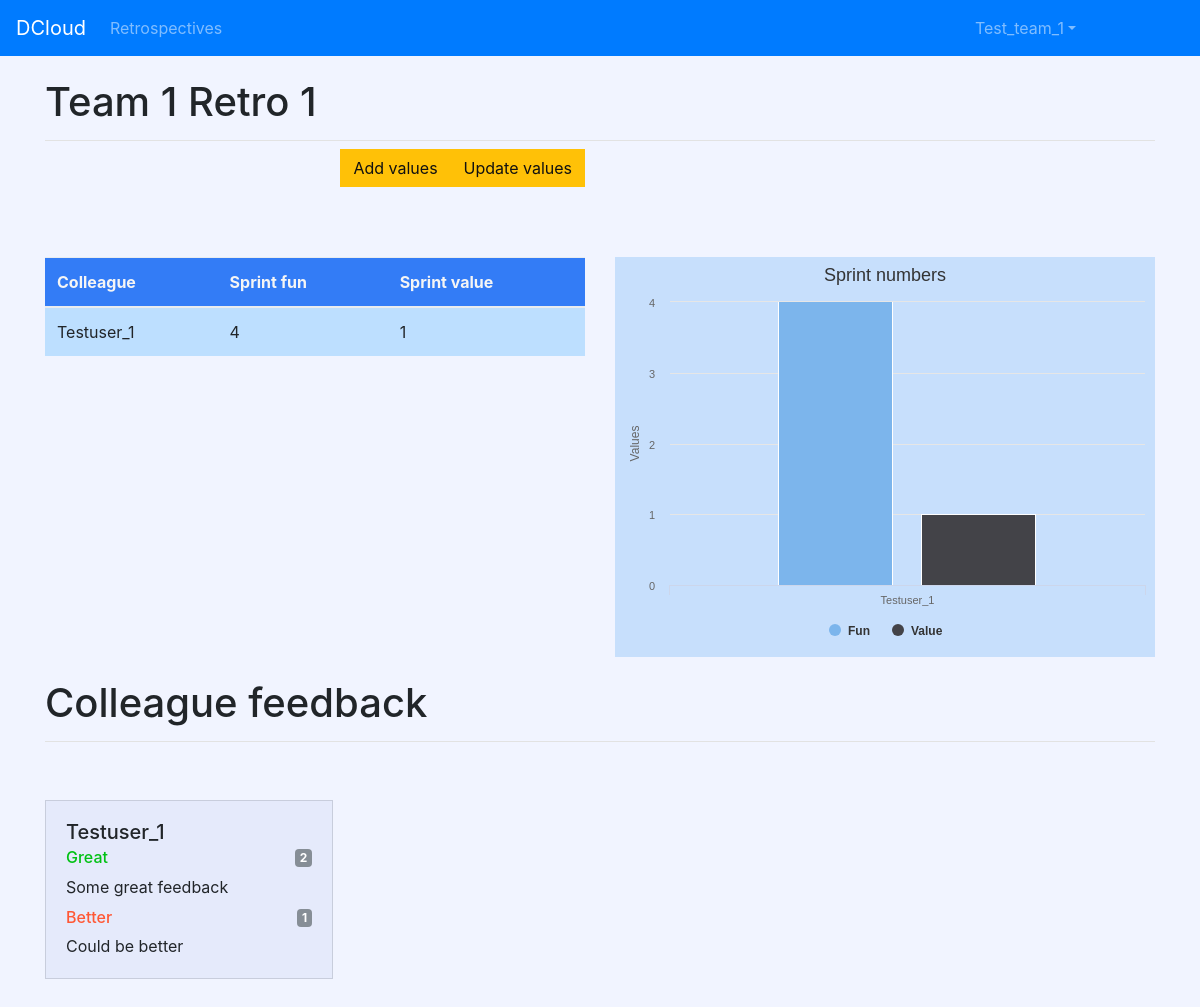
Page /retrospectives/sprint-1/ (signed in) on the committed database.
### retrospectives/models.py (models this page shows, shortened)
class Retrospective(models.Model):
    team = models.ForeignKey(Team, on_delete=models.CASCADE)
    sprint_number = models.PositiveSmallIntegerField()
    slug = models.SlugField(blank=True)
    sprint_name = models.CharField(max_length=256)
    class Meta:
        unique_together = ('team', 'sprint_number',)
    def __str__(self):
        return str(self.sprint_number)

class RetrospectiveNumber(models.Model):
    sprint_number = models.ForeignKey(Retrospective, on_delete=models.CASCADE)
    team = models.ForeignKey(Team, on_delete=models.CASCADE)
    user = models.ForeignKey(AgileUser, on_delete=models.CASCADE)
    fun = models.PositiveSmallIntegerField()
    value = models.PositiveSmallIntegerField()
    great = models.CharField(max_length=512, blank=True, null=True)
    better = models.CharField(max_length=512, blank=True, null=True)

class RetrospectiveUserFeedback(models.Model):
    agile_user = models.ForeignKey(AgileUser, on_delete=models.CASCADE)
    retrospective_number = models.ForeignKey(RetrospectiveNumber, on_delete=models.CASCADE, related_name='feedback')
    text = models.CharField(max_length=512, blank=True, null=True)
    type = models.CharField(max_length=16, choices=FEEDBACK_TYPES)
    votes = models.PositiveSmallIntegerField(default=1)

### accounts/models.py (models this page shows)
class AgileUser(models.Model):
    user = models.OneToOneField(User, on_delete=models.CASCADE, related_name='agile_user')
    team = models.ForeignKey(Team, on_delete=models.CASCADE)
    chart_type = models.CharField(max_length=16, default='column', choices=CHART_CHOICES)
    def __str__(self):
        return self.user.username

### retrospectives/views.py (the view)
# urls.py: path('<slug:slug>/', views.RetrospectiveDetailsView.as_view(), name='details'),
class RetrospectiveDetailsView(LoginRequiredMixin, TemplateView):
    template_name = 'retrospectives/details.html'
    def __init__(self):
        self.slug = None
        self.team = None
        self.agile_user = None
        self.user = None
        self.sprint = None
        self.sprint_number = None
        self.retrospective_numbers = None
        self.details = None
        super(RetrospectiveDetailsView, self).__init__()
    def dispatch(self, request, *args, **kwargs):
        self.user = self.request.user
        self.agile_user = AgileUser.objects.get(user=self.user)
        self.team = get_team(self.request.user)
        self.slug = self.kwargs['slug']
        try:
            self.sprint_number = Retrospective.objects.get(slug=self.slug, team=self.team)
        except Retrospective.DoesNotExist:
            messages.error(request, 'The sprint you wanted to goto does not exist.')
            return HttpResponseRedirect(reverse('retrospectives:index'))
        self.details = RetrospectiveNumber.objects.filter(team=self.team, sprint_number=self.sprint_number)
        self.retrospective_numbers = RetrospectiveNumber.objects.filter(team=self.team,
                                                                        sprint_number=self.sprint_number)
        if not self.retrospective_numbers:
            return HttpResponseRedirect(reverse('retrospectives:add_values', kwargs={'slug': self.slug}))
        return super(RetrospectiveDetailsView, self).dispatch(request, *args, **kwargs)
    def get_context_data(self, **kwargs):
        users = {}
        for user in self.retrospective_numbers:
            users[user.user] = user.user
        feedback_obj = []
        for user in users:
            user_feedback_list = []
            user_feedback = RetrospectiveUserFeedback.objects.filter(agile_user__team=self.team,
                                                                     agile_user=user,
                                                                     retrospective_number__sprint_number=self.sprint_number).order_by(
                '-votes')
            for feedback in user_feedback:
                user_feedback_list.append(
                    {'type': feedback.type, 'text': feedback.text, 'votes': feedback.votes, 'pk': feedback.pk,
                     'slug': self.slug}
                )
            feedback_obj.append({'user': user.user.username, 'feedback': user_feedback_list})
        graph_data = {}
        graph_values = []
        for retro in self.details:
            graph_values.append(
                {
                    'user': retro.user.user.username,
                    'fun': retro.fun,
                    'value': retro.value,
                },
            )
        graph_data['graph_values'] = graph_values
        graph_data['chart_type'] = self.agile_user.chart_type
        return {
            'details': self.details, 'slug': self.slug, 'feedback_pk': self.sprint_number, 'graph_data': graph_data,
            'page_tile': 'Retrospective details ', 'sprint_name': self.sprint_number.sprint_name,
            'feedback_obj': feedback_obj
        }

### retrospectives/views.py (called while the page is built)
def get_team(user):
    agile_user = AgileUser.objects.get(user=user)
    return agile_user.team

### retrospectives/templates/retrospectives/details.html
{% extends 'retrospectives/layout.html' %}
{% block retrospectives_content %}
    <div class="row">
        <div class="col-md-6">
            {% if not details %}
                <button class="btn btn-primary float-right"
                        onclick='location.href ="{% url 'retrospectives:add_values' slug %}"'>Add
                    retrospective values
                </button>
            {% else %}
                <button class="btn btn-warning float-right"
                        onclick='location.href ="{% url 'retrospectives:update_values' feedback_pk %}"'>Update values
                </button>
                <button class="btn btn-warning float-right"
                        onclick='location.href ="{% url 'retrospectives:feedback' feedback_pk %}"'>Add values
                </button>
            {% endif %}
        </div>
    </div>
    <div class="row details-content">
        <div class="col-md-6">
            <table class="table table-hover retro-details">
                <thead>
                <tr>
                    <th scope="col">Colleague</th>
                    <th scope="col">Sprint fun</th>
                    <th scope="col">Sprint value</th>
                </tr>
                </thead>
                <tbody>
                {% for values in details %}
                    <tr>
                        <td>{{ values.user|capfirst }}</td>
                        <td>{{ values.fun }}</td>
                        <td>{{ values.value }}</td>
                    </tr>
                {% endfor %}
                </tbody>
            </table>
        </div>
        <div class="col-md-6">
            {% include 'retrospectives/partials/details_chart.html' %}
        </div>
    </div>
    <div class="pb-2 mt-4 mb-2 border-bottom page-header">
        <h1>Colleague feedback</h1>
    </div>
    <div class="row user-values">
        {% for user_feedback in feedback_obj %}
            <div class="col-md">
                <div class="card" style="width: 18rem;">
                    <div class="card-body">
                        <h5 class="card-title">{{ user_feedback.user|capfirst }}</h5>
                        {% for feedback in user_feedback.feedback %}
                            {% if feedback.type == 'great' %}
                                <h6 class="card-subtitle great mb-2 text-muted">Great
                                    <span
                                            class="badge votes badge-secondary float-right"
                                            onclick='location.href ="{% url 'retrospectives:vote' feedback.pk slug%}"'>
                                        {{ feedback.votes }}
                                    </span>
                                </h6>
                                <p class="card-text">{{ feedback.text }}</p>
                            {% endif %}
                            {% if feedback.type == 'better' %}
                                <h6 class="card-subtitle better mb-2 text-muted">Better
                                    <span
                                            class="badge votes badge-secondary float-right"
                                            onclick='location.href ="{% url 'retrospectives:vote' feedback.pk slug%}"'>
                                        {{ feedback.votes }}
                                    </span>
                                </h6>
                                <p class="card-text">{{ feedback.text }}</p>
                            {% endif %}
                        {% endfor %}
                    </div>
                </div>
            </div>
        {% endfor %}
    </div>
{% endblock %}

### retrospectives/templates/retrospectives/layout.html
{% extends 'main/layout.html' %}
{% block content %}
    <div class="pb-2 mt-4 mb-2 border-bottom page-header">
        <h1>{{ sprint_name }} <small></small></h1>
    </div>
    {% block retrospectives_content %}
    {% endblock %}
{% endblock %}

### main/templates/main/layout.html (shortened to what this page needs)
{% load staticfiles %}
<!DOCTYPE html>
<html lang="en">
<head>
    <link rel="stylesheet" href="{{ STATIC_URL }}bootstrap4/css/bootstrap.min.css">
    <link rel="stylesheet" href="{{ STATIC_URL }}css/index.css">
</head>
<body>
{% include 'main/navbar.html' %}
<div class="container">
    {% block content %}
    {% endblock %}
</div>
</body>
</html>

### main/templates/main/navbar.html (shortened to what this page needs)
<nav class="navbar navbar-expand-lg navbar-dark bg-primary">
    <a class="navbar-brand" href="{% url 'retrospectives:index' %}">DCloud {% if team %}{{ team }}{% endif %}</a>
    <div class="collapse navbar-collapse" id="navbarSupportedContent">
        <ul class="navbar-nav mr-auto">
            <li class="nav-item">
                <a class="nav-link {{ retrospectives_nav }}" href="{% url 'retrospectives:index' %}">Retrospectives</a>
            </li>
        </ul>
        <ul class="navbar-nav mr-right login">
            <li class="nav-item login-item">
                {% if request.user.is_authenticated %}
                    <li class="nav-item dropdown">
                    <a class="nav-link dropdown-toggle" data-toggle="dropdown" href="#" role="button"
                       aria-haspopup="true" aria-expanded="false">{{ user|capfirst }}</a>
                {% else %}
                    <a class="nav-link {{ login_nav }}" href={% url 'accounts:login' %}>Login</a>
                {% endif %}
                </li>
        </ul>
    </div>
</nav>

### retrospectives/templates/retrospectives/partials/details_chart.html (shortened to what this page needs)
<div id="container"></div>

### main/static/css/index.css (style rules this page uses)
.retro-details tr, .retro-details td, .retro-details th { background-color: rgba(53, 170, 255, 0.15); }
.retro-details thead th { background-color: #337cf6; color: whitesmoke; }
.details-content { margin-top: 50px; }
.user-values .card { margin-top: 50px; background-color: #e5eafb; border-radius: 0; }
.user-values .card .card-subtitle.great { color: #00c113 !important; }
.user-values .card .card-subtitle.better { color: #ff5835 !important; }
.user-values { margin-bottom: 60px; }
.navbar { margin-bottom: 20px; }
.navbar-dark .navbar-nav .nav-link { margin-right: 100px; }
body { background-color: #f1f4ff; }
.page-header { padding-bottom: 9px; margin: 40px 0 20px; border-bottom: 1px solid #e2e2e2; }
.btn { margin-bottom: 20px; border-radius: 0; }

### rows in the picture
Retrospective: sprint_name "Team 1 Retro 1"
RetrospectiveNumber: user "Testuser_1", fun "4", value "1"
RetrospectiveUserFeedback: text "Some great feedback"
RetrospectiveUserFeedback: text "Could be better"

### other values in the picture
{{ user|capfirst }} "Test_team_1"
{{ user_feedback.user|capfirst }} "Testuser_1"
{{ feedback.votes }} "2"
{{ feedback.votes }} "1"
